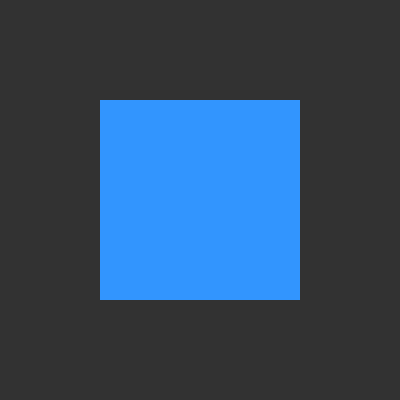
Frame 1 (no input)
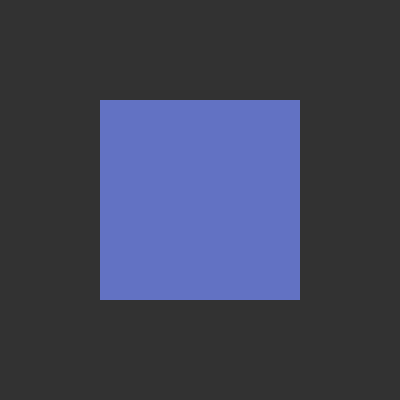
Frame 60 (the mouse pressed at the canvas centre just before this capture)
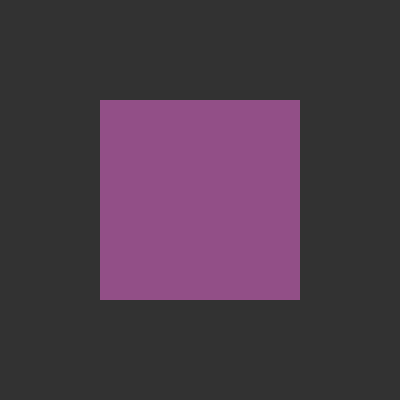
Frame 120 (the mouse held since frame 60 and released just before this capture)

The Processing sketch that drew these frames (run headless with seeded random() and noise(); from frame 60 on, the mouse is pressed at the canvas centre):

// Processing sketch: SavingSequentialImages
// ── SavingSequentialImages.pde

/*
SAVING SEQUENTIAL IMAGES
Jeff Thompson | 2017 | jeffreythompson.org

For animated or interactive sketches, a single
screenshot often can't capture the full sense of
a project. And you might want to render the frames
to a video. To do that, we'll need to export multiple
frames and give them unique filenames.

CHALLENGES:
1. Can you format a nicer filename by combining
   multiple strings?

*/


void setup() {
  size(400,400);
  
}

void draw() {
  background(50);
  
  // do something interesting(ish) to capture
  float r = map(frameCount % 255, 0, 255, 50,255);
  float g = map(frameCount % 255, 0, 255, 150,0);
  float b = map(frameCount % 255, 0, 255, 255,0);
  fill(r, g, b);
  noStroke();
  rect(width/2-100, height/2-100, 200,200); 
  
  // create a sequential filename using nf(),
  // which adds "leading zeroes" (aka "padding")
  // to the current frame count
  String filename = nf(frameCount, 3) + ".png";
  println("Saving as " + filename);
  
  // save files to a sub-folder by adding it to
  // the filename – Processing will create the 
  // folder and/or full path automatically :)
  save("Frames/"  + filename);
  
  // we don't have to have this, but since our 
  // animation is short, we can quit when it
  // has finished
  if (frameCount % 255 == 0) {
    exit();
  }
}
